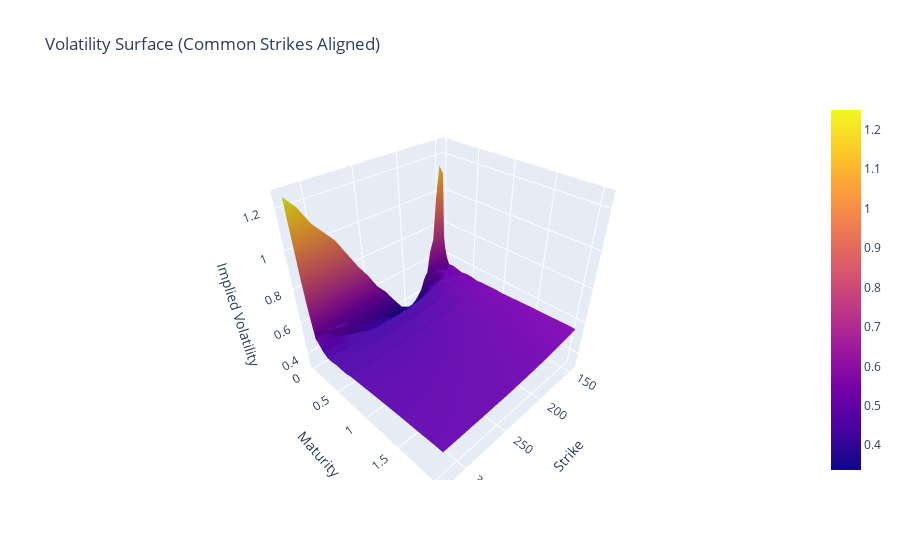

The code cell stored with this chart in its notebook:
### Code cell
#### Comments:
# mixing all strikes without aligning them properly ( same lenght but not same set of Ks)
common_strikes = set.intersection(*(set(d.keys()) for d in market_surface.values())) #built-in to return elements common to all sets
common_strikes = sorted(common_strikes)

maturities = list(market_surface.keys())  # expiry axis

# build iv surface:
Z = np.zeros((len(maturities), len(common_strikes)))

for i, m in enumerate(maturities):
    for j, s in enumerate(common_strikes):
        Z[i, j] = market_surface[m][s]



X, Y = np.meshgrid(common_strikes, maturities)

fig = go.Figure(data=[go.Surface(x=X, y=Y, z=Z)])
fig.update_layout(
    title="Volatility Surface (Common Strikes Aligned)",
    scene=dict(
        xaxis_title="Strike",
        yaxis_title="Maturity",
        zaxis_title="Implied Volatility"
    )
)
fig.show()

### Figure 1 — Plotly figure (JSON) as saved in the notebook; plotly's stock layout.template omitted (floating-point values rounded to 4 significant figures; data arrays with more than 128 entries replaced by an {"elided": "..."} marker saying what was removed)
{"data": [{"type": "surface", "x": {"elided": "19x23 float values"}, "y": {"elided": "19x23 float values"}, "z": {"elided": "19x23 float values"}}], "layout": {"scene": {"xaxis": {"title": {"text": "Strike"}}, "yaxis": {"title": {"text": "Maturity"}}, "zaxis": {"title": {"text": "Implied Volatility"}}}, "title": {"text": "Volatility Surface (Common Strikes Aligned)"}}}
